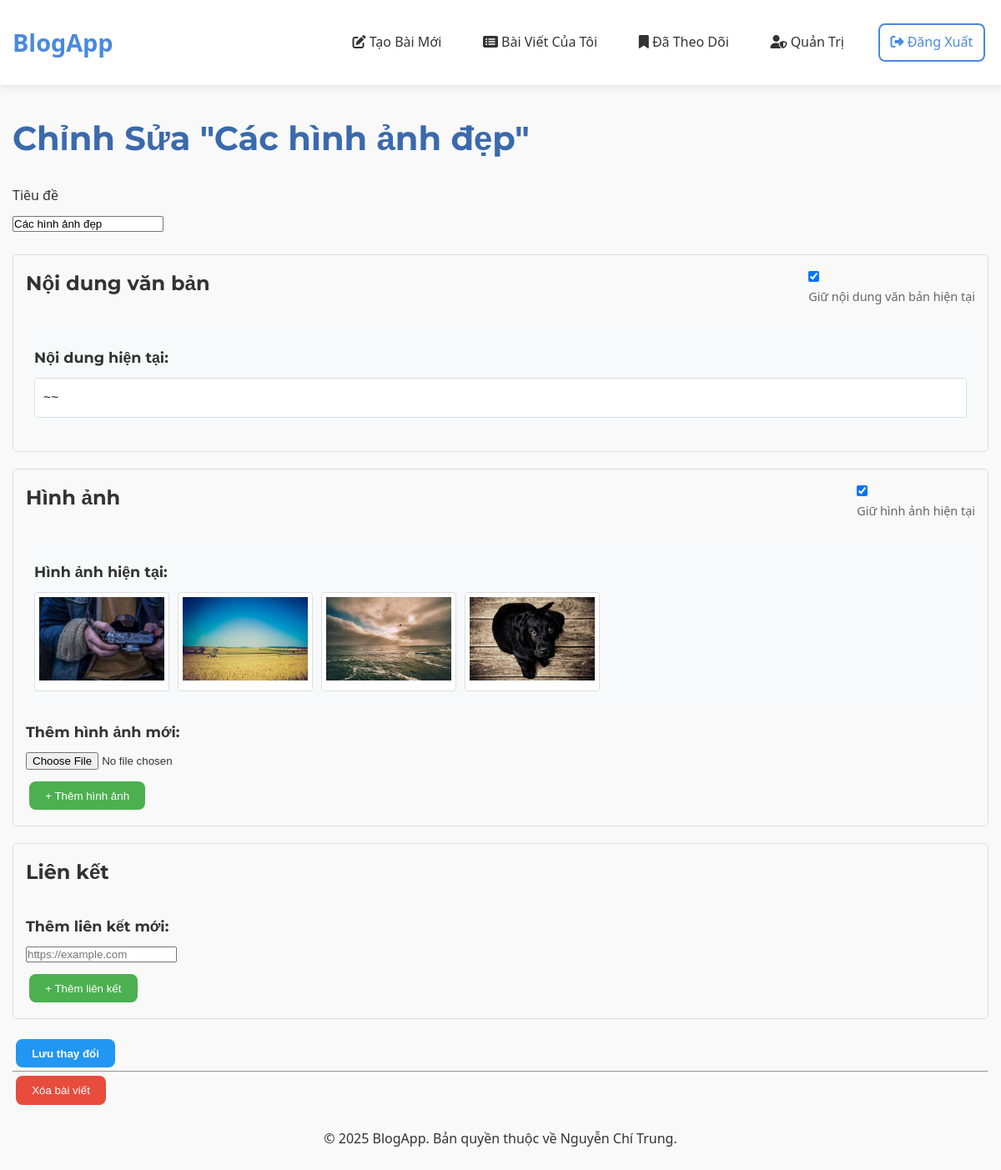
The app's page /4/update (signed in) with its own data.
### tables this page shows
CREATE TABLE post (
  id INTEGER PRIMARY KEY AUTOINCREMENT,
  author_id INTEGER NOT NULL,
  created TIMESTAMP NOT NULL DEFAULT CURRENT_TIMESTAMP,
  title TEXT NOT NULL,
  text_content TEXT,
  FOREIGN KEY (author_id) REFERENCES user (id)
);

CREATE TABLE post_content (
  id INTEGER PRIMARY KEY AUTOINCREMENT,
  post_id INTEGER NOT NULL,
  content_type TEXT NOT NULL,  -- 'image' hoặc 'link'
  content TEXT NOT NULL,       -- đường dẫn hình ảnh hoặc URL
  display_order INTEGER NOT NULL,
  FOREIGN KEY (post_id) REFERENCES post (id) ON DELETE CASCADE
);

### flaskr/blog.py (the view, shortened to what this page needs)
@bp.route('/<int:id>/update', methods=('GET', 'POST'))
@login_required
def update(id):
    post = get_post(id)
    return render_template('blog/update.html', post=post)

### flaskr/__init__.py (called while the page is built)
def create_app(test_config=None):
    app = Flask(__name__, instance_relative_config=True)
    app.config.from_mapping(
        SECRET_KEY='dev',
        DATABASE=os.path.join(app.instance_path, 'flaskr.sqlite'),
    )
    if test_config is None:
        app.config.from_pyfile('config.py', silent=True)
    else:
        app.config.from_mapping(test_config)
    try:
        os.makedirs(app.instance_path)
    except OSError:
        pass
    from . import db
    db.init_app(app)
    from . import auth
    app.register_blueprint(auth.bp)
    from . import blog
    app.register_blueprint(blog.bp)
    @app.context_processor
    def inject_utilities():
        def get_year():
            return datetime.datetime.now().year
        return {'get_year': get_year}
    @app.route('/')
    def index():
        return redirect(url_for('blog.blog_index'))
    return app

### flaskr/auth.py (called while the page is built)
@bp.before_app_request
def load_logged_in_user():
    user_id = session.get('user_id')
    if user_id is None:
        g.user = None
    else:
        g.user = get_db().execute(
            'SELECT * FROM user WHERE id = ?', (user_id,)
        ).fetchone()  # fetchone() trả về một sqlite3.Row

def login_required(view):
    @functools.wraps(view)
    def wrapped_view(**kwargs):
        if g.user is None:
            return redirect(url_for('auth.login'))
        return view(**kwargs)
    return wrapped_view

### flaskr/blog.py (called while the page is built)
def get_post(id, check_author=True):
    db = get_db()
    post_row = db.execute(
        'SELECT p.id, title, text_content, created, author_id, username'
        ' FROM post p JOIN user u ON p.author_id = u.id'
        ' WHERE p.id = ?',
        (id,)
    ).fetchone()
    if post_row is None:
        abort(404, f"Bài viết có ID {id} không tồn tại.")
    post = dict(post_row)
    contents = db.execute(
        'SELECT content_type, content, display_order'
        ' FROM post_content'
        ' WHERE post_id = ?'
        ' ORDER BY display_order',
        (id,)
    ).fetchall()
    post['images'] = [c['content'] for c in contents if c['content_type'] == 'image']
    post['links'] = [c['content'] for c in contents if c['content_type'] == 'link']
    if check_author and post['author_id'] != g.user['id'] and not g.user['is_admin']:
        abort(403)
    return post

### flaskr/db.py (called while the page is built)
def get_db():
    if 'db' not in g:
        g.db = sqlite3.connect(
            current_app.config['DATABASE'],
            detect_types=sqlite3.PARSE_DECLTYPES
        )
        g.db.row_factory = sqlite3.Row
    return g.db

### flaskr/templates/blog/update.html (shortened to what this page needs)
{% extends 'base.html' %}
{% block header %}
    <h1>Chỉnh Sửa "{{ post.title }}"</h1>
{% endblock %}
{% block content %}
<form method="post" class="form" enctype="multipart/form-data" id="updatePostForm">
    <div class="form-group">
        <label for="title">Tiêu đề</label>
        <input name="title" id="title" value="{{ request.form.title or post.title }}" required>
    </div>
    <div class="form-group content-section">
        <div class="section-header">
            <h3>Nội dung văn bản</h3>
            {% if post.text_content %}
            <div class="keep-content">
                <input type="checkbox" id="keep_text" name="keep_text" checked>
                <label for="keep_text">Giữ nội dung văn bản hiện tại</label>
            </div>
            {% endif %}
        </div>
        {% if post.text_content %}
        <div class="current-content" id="current_text">
            <h4>Nội dung hiện tại:</h4>
            <div class="current-text">{{ post.text_content }}</div>
        </div>
        {% endif %}
    </div>
    <div class="form-group content-section">
        <div class="section-header">
            <h3>Hình ảnh</h3>
            {% if post.images %}
            <div class="keep-content">
                <input type="checkbox" id="keep_images" name="keep_images" checked>
                <label for="keep_images">Giữ hình ảnh hiện tại</label>
            </div>
            {% endif %}
        </div>
        {% if post.images %}
        <div class="current-content" id="current_images">
            <h4>Hình ảnh hiện tại:</h4>
            <div class="image-gallery">
                {% for image in post.images %}
                <div class="current-image-container">
                    <img src="{{ image }}" alt="Hình ảnh" style="max-width: 150px; max-height: 150px;">
                </div>
                {% endfor %}
            </div>
        </div>
        {% endif %}
        <div id="new_images_section">
            <h4>Thêm hình ảnh mới:</h4>
            <div id="image-inputs">
                <div class="image-input-group">
                    <input type="file" name="images[]" class="image-input" accept="image/*" onchange="previewImage(this)">
                </div>
            </div>
            <button type="button" class="btn add-btn" onclick="addImageInput()">+ Thêm hình ảnh</button>
        </div>
    </div>
    <div class="form-group content-section">
        <div class="section-header">
            <h3>Liên kết</h3>
        </div>
        <div id="new_links_section">
            <h4>Thêm liên kết mới:</h4>
            <div id="link-inputs">
                <div class="link-input-group">
                    <input type="url" name="links[]" class="link-input" placeholder="https://example.com">
                </div>
            </div>
            <button type="button" class="btn add-btn" onclick="addLinkInput()">+ Thêm liên kết</button>
        </div>
    </div>
    <input type="submit" value="Lưu thay đổi" class="btn primary-btn">
</form>
<hr>
<form action="{{ url_for('blog.delete_post', id=post.id) }}" method="post" class="form">
    <input class="btn danger" type="submit" value="Xóa bài viết" onclick="return confirm('Bạn có chắc chắn muốn xóa bài viết này không?');">
</form>
{% endblock %}

### flaskr/static/style.css (style rules this page uses)
:root { --primary-color: #4a89dc; --primary-dark: #3a6aad; --primary-light: #6a99e9; --secondary-color: #5cb85c; --danger-color: #e74c3c; --warning-color: #f0ad4e; --text-color: #333; --text-light: #888; --bg-color: #f9f9f9; --light-gray: #eee; --dark-gray: #555; --border-radius: 8px; --box-shadow: 0 2px 12px rgba(0, 0, 0, 0.1); --transition: all 0.3s ease; --font-primary: 'Segoe UI', Tahoma, Geneva, Verdana, sans-serif; --font-heading: 'Montserrat', sans-serif; }
* { margin: 0; padding: 0; box-sizing: border-box; }
body { font-family: var(--font-primary); color: var(--text-color); background-color: var(--bg-color); line-height: 1.6; padding-bottom: 50px; }
h1, h2, h3, h4, h5, h6 { font-family: var(--font-heading); margin-bottom: 1rem; color: var(--text-color); }
h1 { font-size: 2.5rem; font-weight: 700; color: var(--primary-dark); }
h3 { font-size: 1.5rem; }
.btn { display: inline-block; padding: 0.6rem 1.2rem; border-radius: var(--border-radius); font-weight: 500; text-align: center; cursor: pointer; border: none; transition: var(--transition); text-transform: none; margin: 0.25rem; background-color: var(--primary-color); color: white; }
.btn.danger { background-color: var(--danger-color); color: white; }
.form-group { margin-bottom: 1.5rem; }
.form-group label { display: block; margin-bottom: 0.5rem; font-weight: 500; }

### flaskr/templates/blog/update.html (style rules this page uses)
.content-section { border: 1px solid #ddd; padding: 15px; margin-bottom: 20px; border-radius: 5px; }
.section-header { display: flex; justify-content: space-between; align-items: center; margin-bottom: 15px; }
.keep-content { font-size: 0.9em; color: #666; }
.image-input-group, .link-input-group { margin-bottom: 10px; display: flex; align-items: center; }
.add-btn { background-color: #4CAF50; color: white; }
.primary-btn { background-color: #2196F3; color: white; font-weight: bold; }
.current-content { margin-bottom: 15px; padding: 10px; background-color: #f8f9fa; border-radius: 5px; }
.current-text { white-space: pre-wrap; margin-top: 10px; padding: 10px; border: 1px solid #ddd; border-radius: 4px; background-color: white; }
.image-gallery { display: flex; flex-wrap: wrap; gap: 10px; margin: 10px 0; }
.current-image-container { border: 1px solid #ddd; padding: 5px; border-radius: 4px; background-color: white; }
h4 { margin-top: 15px; margin-bottom: 10px; font-size: 1.1em; color: #333; }

### records on screen
post: title "Các hình ảnh đẹp", text_content "~~"
post_content: content (picture)
post_content: content (picture)
post_content: content (picture)
post_content: content (picture)

### other values on screen
{{ get_year() }} "2025"
